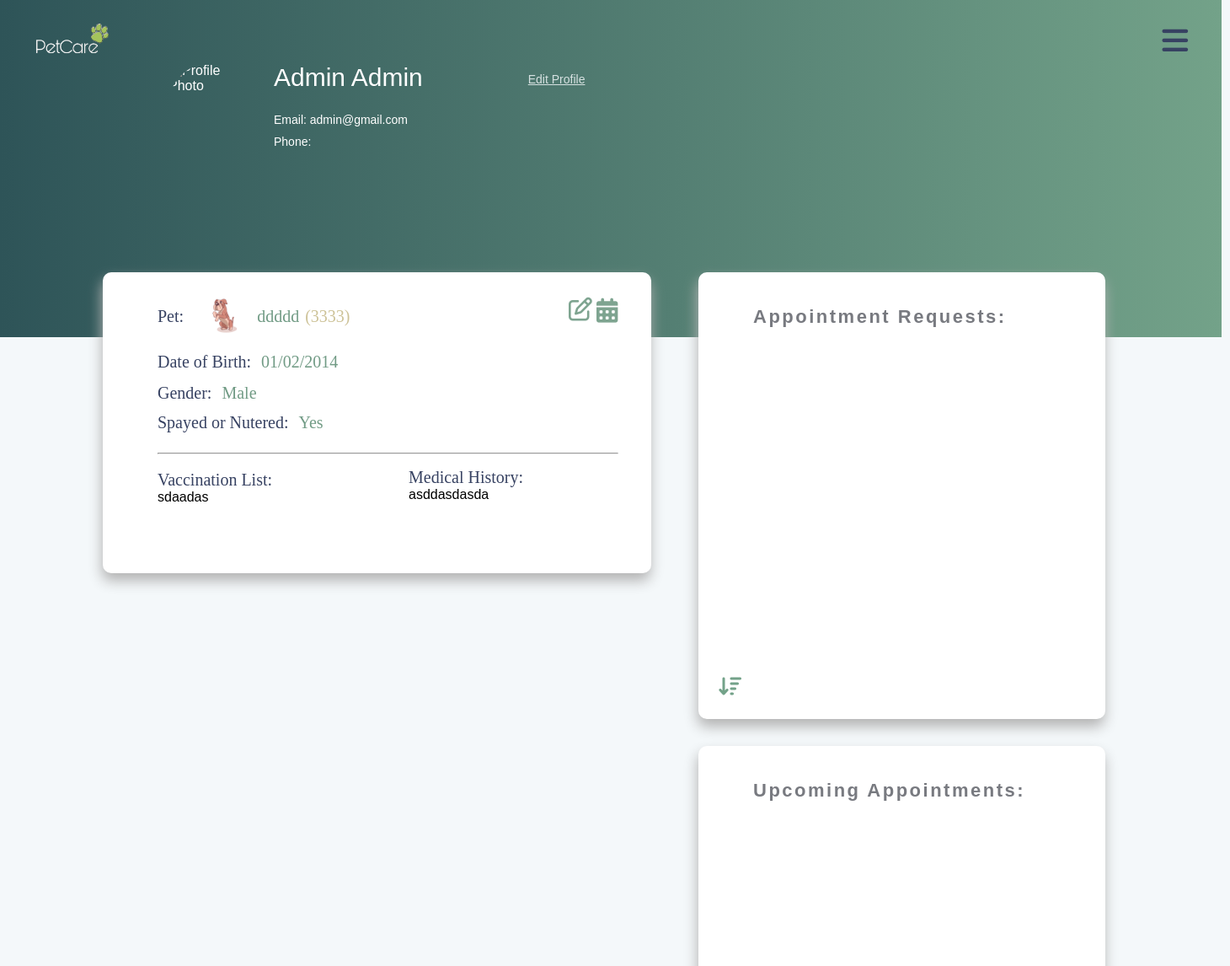
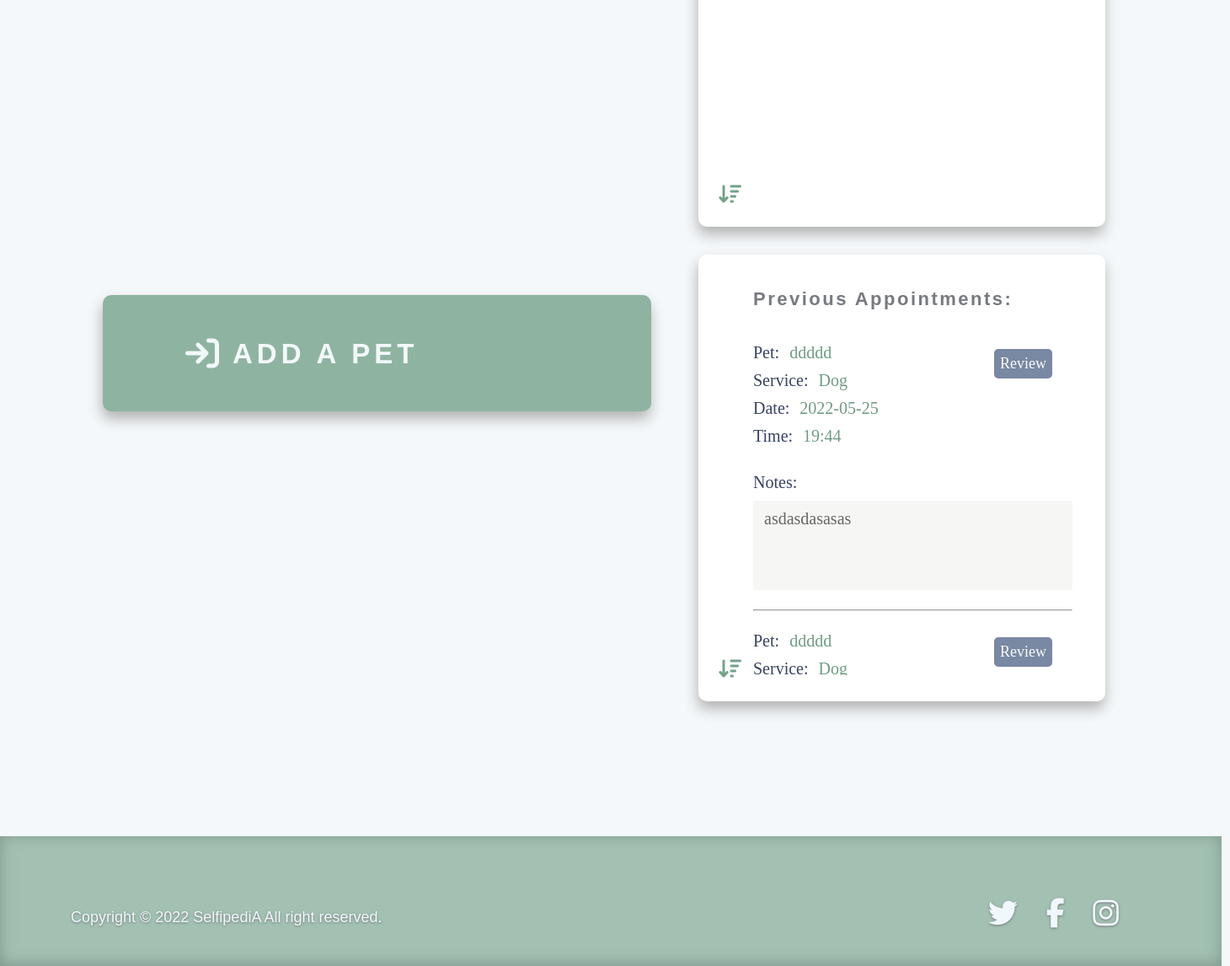
/users/profile.php (signed in), run on the app's committed database (2 pictures, top to bottom).
### tables this page shows
CREATE TABLE `pets` (
  `id` int(11) NOT NULL,
  `userId` int(11) NOT NULL,
  `petName` varchar(50) NOT NULL,
  `dateOfBirth` varchar(50) NOT NULL,
  `breed` varchar(50) NOT NULL,
  `gender` varchar(50) NOT NULL,
  `spayed` varchar(50) NOT NULL,
  `vaccinationList` text NOT NULL,
  `medicalHistory` text NOT NULL,
  `image` varchar(255) NOT NULL,
  `status` int(11) NOT NULL DEFAULT 1,
  `created_at` timestamp NOT NULL DEFAULT current_timestamp() ON UPDATE current_timestamp(),
  `updated_at` timestamp NOT NULL DEFAULT current_timestamp() ON UPDATE current_timestamp()
);

CREATE TABLE `services` (
  `id` int(11) NOT NULL,
  `name` varchar(50) NOT NULL,
  `image` text NOT NULL,
  `details` longtext NOT NULL,
  `price` varchar(50) NOT NULL,
  `status` int(11) NOT NULL,
  `created_at` timestamp NOT NULL DEFAULT current_timestamp() ON UPDATE current_timestamp(),
  `updated_at` timestamp NOT NULL DEFAULT current_timestamp() ON UPDATE current_timestamp()
);

CREATE TABLE `reservations` (
  `id` int(11) NOT NULL,
  `petId` int(11) NOT NULL,
  `userId` int(11) NOT NULL,
  `pet` varchar(50) NOT NULL,
  `service` varchar(50) NOT NULL,
  `date` varchar(50) NOT NULL,
  `time` varchar(50) NOT NULL,
  `details` text NOT NULL,
  `status` int(11) NOT NULL COMMENT '1=accept',
  `created_at` timestamp NOT NULL DEFAULT current_timestamp() ON UPDATE current_timestamp(),
  `updated_at` timestamp NOT NULL DEFAULT current_timestamp() ON UPDATE current_timestamp()
);

### users/profile.php (the view, shortened to what this page needs)
<?php
include '../db.php';
?>
<!DOCTYPE html>
<html>
  <head>
    <link rel="stylesheet" type="text/css" href="../css/style-profile.css" />
  </head>
  <body>
    <img class="logo" src="../images/logo3.png" alt="logo" width="500" />
    <div class="wrapper">
      <div class="up">
        <img src="../images/Profile Page_files/<?php echo $_SESSION['loggedinuserimage']; ?>" alt="Profile Photo" width="100" />
        <div class="detail">
          <p class="name"><?php echo $_SESSION['loggedinusername']; ?></p>
          <div class="more-detail">
            <p>Email: <?php echo $_SESSION['loggedinuseremail']; ?></p>
            <p>Phone: <?php echo $_SESSION['loggedinuserphone']; ?></p>
          </div>
        </div>
        <div class="edit">
          <p><a href="edit-profile.php">Edit Profile</a></p>
        </div>
      </div>
    </div>
    <?php
$pets="";
$i = 0;
$sql = "SELECT * from pets where  userId = '{$_SESSION['loggedinuserid']}'";
$run_query = mysqli_query($db, $sql);
if (mysqli_num_rows($run_query) > 0) {
    while ($row1 = mysqli_fetch_assoc($run_query)) {
        $i++;
$pets = $pets.' <div class="pets'.$i.'">
      <div class="pet-name">
        <p class="pet-subject">Pet:</p>
        <img src="../images/pet/'.$row1['image'] .'" alt="pet image" />
        <p class="pet-details">'.$row1['petName'] .'</p>
        <p class="pet-more-details">('. $row1['breed']  .')</p>
      </div>
      <div class="dateOfBirth">
        <p class="pet-subject">Date of Birth:</p>
        <p class="pet-details">'. $row1['dateOfBirth']  .'</p>
      </div>
      <div class="gender">
        <p class="pet-subject">Gender:</p>
        <p class="pet-details">'. $row1['gender']  .'</p>
      </div>
      <div class="spayed">
        <p class="pet-subject">Spayed or Nutered:</p>
        <p class="pet-details">'. $row1['spayed']  .'</p>
      </div>
      <hr />
      <div class="left">
        <div class="vaccine">
          <p class="pet-subject">Vaccination List:</p>
          '. $row1['vaccinationList']  .'
        </div>
        <div class="history">
          <p class="pet-subject">Medical History:</p>
          '. $row1['medicalHistory']  .'
        </div>
      </div>
      <div class="button">
        <p class="icon">
          <a href="pet-request.php?id='. $row1['id']  .'"><i class="fa-solid fa-calendar-days"></i></a>
        </p>
        <p class="icon2">
          <a href="edit-pet.php?id='. $row1['id']  .'"><i class="far fa-edit"></i></a>
        </p>
      </div>
    </div> ';
    }
  }
echo $pets;
  ?>
    <div class="appoint">
      <div class="headline">
        <h3>Appointment Requests:</h3>
      </div>
      <div class="inside">
      </div>
      <div class="arrow">
        <p><i class="fa-solid fa-arrow-down-wide-short"></i></p>
      </div>
    </div>
    <div class="upcoming-appoint">
      <div class="headline">
        <h3>Upcoming Appointments:</h3>
      </div>
      <div class="inside">
      </div>
      <div class="arrow">
        <p><i class="fa-solid fa-arrow-down-wide-short"></i></p>
      </div>
    </div>
    <div class="prev-appoint">
      <div class="headline">
        <h3>Previous Appointments:</h3>
      </div>
      <div class="inside">
      <?php
$reservations="";
$sql = "SELECT * from reservations where  userId = '{$_SESSION['loggedinuserid']}' And status='1'";
$run_query = mysqli_query($db, $sql);
if (mysqli_num_rows($run_query) > 0) {
    while ($row1 = mysqli_fetch_assoc($run_query)) {
      $sql2 = "SELECT * from pets where  id = '{$row1['petId']}'";
$run_query2 = mysqli_query($db, $sql2);
$date_now = date("Y-m-d");
     if ($date_now > $row1['date']) {
if (mysqli_num_rows($run_query2) > 0) {
    while ($row2 = mysqli_fetch_assoc($run_query2)) {
      $sql3 = "SELECT * from services where  id = '{$row1['service']}'";
$run_query3 = mysqli_query($db, $sql3);
if (mysqli_num_rows($run_query3) > 0) {
    while ($row3 = mysqli_fetch_assoc($run_query3)) {
$reservations = $reservations.'<div class="info">
<div class="appoint-name">
  <p class="appoint-subject">Pet:</p>
  <p class="appoint-details">'. $row2['petName']  .'</p>
</div>
<div class="appoint-service">
  <p class="appoint-subject">Service:</p>
  <p class="appoint-details">'. $row3['name']  .'</p>
</div>
<div class="appoint-date">
  <p class="appoint-subject">Date:</p>
  <p class="appoint-details">'. $row1['date']  .'</p>
</div>
<div class="appoint-time">
  <p class="appoint-subject">Time:</p>
  <p class="appoint-details">'. $row1['time']  .'</p>
</div>
<div class="notes">
  <p class="appoint-subject">Notes:</p>
  <div class="act-note">
    <p class="actualNote">'. $row1['details']  .'</p>
  </div>
</div>
<a href="user-review.php?id='.$row1['id'].'"
            ><div class="button">
              <p>Review</p>
            </div></a>
          <hr />
</div>';
}
}
    }
  }
}
}
}
echo $reservations;
  ?>
      </div>
      <div class="arrow">
        <p><i class="fa-solid fa-arrow-down-wide-short"></i></p>
      </div>
    </div>
    <div class="addpet">
      <a href="add-pet.php">
        <div class="ins">
          <p class="ice"><i class="fa-solid fa-arrow-right-to-bracket"></i></p>
          <h4>ADD A PET</h4>
        </div>
      </a>
    </div>
    <?php
include '../partials/footer.php';
?>
    <label for="check">
      <i class="fas fa-bars" id="btn"></i>
    </label>
  </body>
</html>

### data on the page
pets: image (picture), petName "ddddd", breed "3333", dateOfBirth "01/02/2014", gender "Male", spayed "Yes", vaccinationList "sdaadas", medicalHistory "asddasdasda", petName "ddddd ddddd"
services: name "Dog Dog"
reservations: date "2022-05-25", time "19:44", details "asdasdasasas"

### other printed values
$_SESSION['loggedinusername'] "Admin Admin"
$_SESSION['loggedinuseremail'] "admin@gmail.com"
